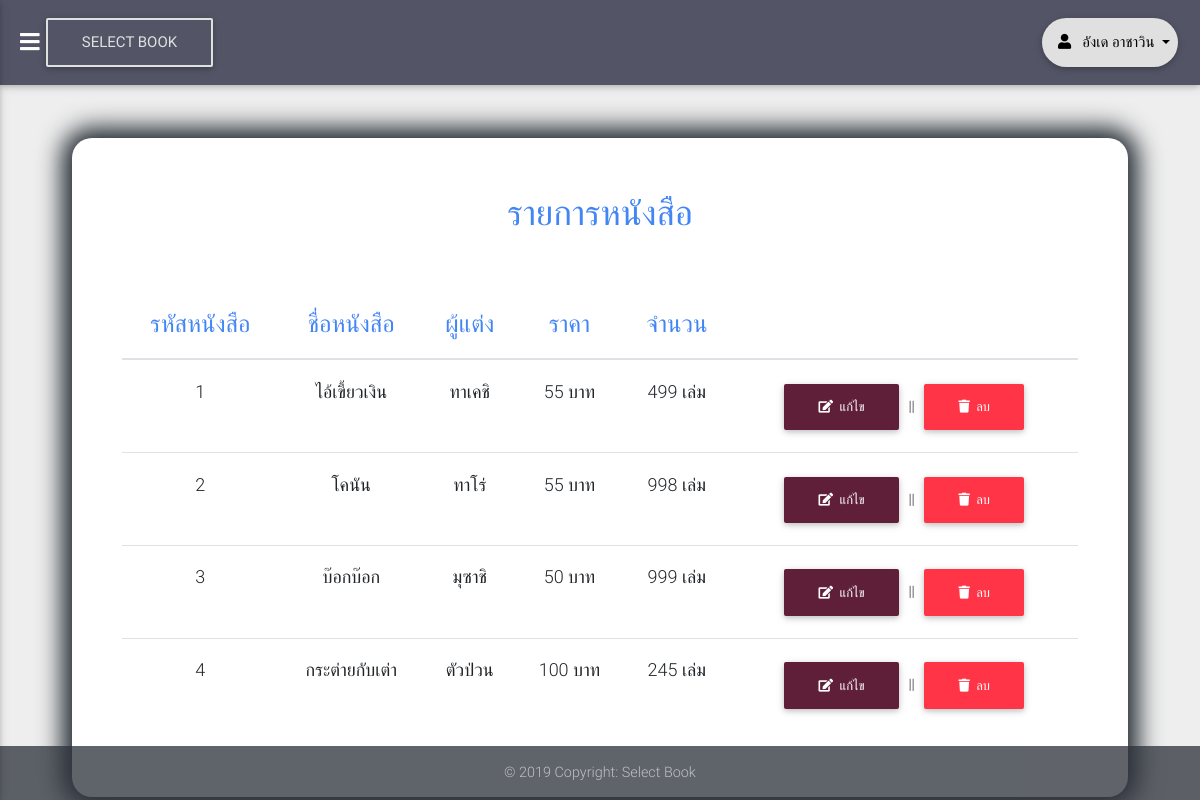
The app's page /employee/employee_home.php (signed in) with its own data.
### tables this page shows
CREATE TABLE `employee` (
  `e_id` varchar(5) NOT NULL,
  `e_name` varchar(25) NOT NULL,
  `e_surname` varchar(25) NOT NULL,
  `e_address` varchar(25) NOT NULL,
  `e_district` varchar(25) NOT NULL,
  `e_province` varchar(25) NOT NULL,
  `e_postcode` int(5) NOT NULL,
  `e_tel` varchar(10) NOT NULL
);

CREATE TABLE `book` (
  `b_id` int(5) NOT NULL,
  `b_name` varchar(30) NOT NULL,
  `b_author` varchar(25) NOT NULL,
  `b_price` int(5) NOT NULL,
  `b_stock` int(5) NOT NULL
);

### employee/employee_home.php (the view, shortened to what this page needs)
<?php
	include '../connect.php';
	if (empty($_SESSION['e_id'])) {
		setcookie('login_error',1,time()+5,'/');
		echo "<script type='text/javascript'> window.location.href = '../index.php';</script>";
	} else {
	$stmt=$pdo->prepare("SELECT * FROM book");
	$stmt->execute();
	$stmt2=$pdo->prepare("SELECT * FROM employee WHERE e_id = ?");
	$stmt2->bindParam(1,$_SESSION['e_id']);
	$stmt2->execute();
	$user=$stmt2->fetch();
?>
	<!DOCTYPE html>
	<html>
	<head>
	  	<link rel="stylesheet" href="https://use.fontawesome.com/releases/v5.8.1/css/all.css">
	  	<link href="../css/bootstrap.min.css" rel="stylesheet">
	  	<link href="../css/mdb.min.css" rel="stylesheet">
	  	<link href="../css/style.css" rel="stylesheet">
	</head>
	<body class="fixed-sn pink-skin" style="background-color: #eeeeee;">
    <header>
        <nav class="navbar fixed-top navbar-toggleable-md navbar-expand-lg scrolling-navbar double-nav">
            <div class="float-left">
                <a href="#" data-activates="slide-out" class="button-collapse"><i class="fas fa-bars"></i></a>
            </div>
            <div class="breadcrumb-dn mr-auto">
                <a href="employee_home.php" class="btn btn-outline-light"> Select Book </a>
            </div>
            <ul class="nav navbar-nav nav-flex-icons ml-auto">
                <li class="nav-item dropdown">
			        <a class="nav-link dropdown-toggle btn btn-light btn-rounded waves-effect" id="navbarDropdownMenuLink-4" data-toggle="dropdown"
			          aria-haspopup="true" aria-expanded="false">&nbsp;
			          <i class="fas fa-user"></i>&nbsp;&nbsp; <?=$_SESSION['e_name']?> <?=$user['e_surname']?>&nbsp;</a>
		      </li>
            </ul>
        </nav>
    </header>
    <main>
    	<div class="container-fluid" style="background-color: #ffffff; border-radius: 20px; padding: 20px;box-shadow: 0px 0px 25px 10px #1e272e; margin-top: 50px; padding: 50px;">
    		<div class="form-group  text-center ">
    			<label class="text-primary" style="font-size: 35px;"> รายการหนังสือ </label>
    		</div><br>
    		<div class="table-responsive text-nowrap">
    			<table class="table table-hover">
					<thead class="text-primary  text-center">
						<tr>
							<th style="font-size: 24px;">รหัสหนังสือ</th>
							<th style="font-size: 24px;">ชื่อหนังสือ</th>
							<th style="font-size: 24px;">ผู้แต่ง</th>
							<th style="font-size: 24px;">ราคา</th>
							<th style="font-size: 24px;">จำนวน</th>
							<th></th>
						</tr>
					</thead>
					<tbody class=" text-center">
						<?php
							while ($bookList=$stmt->fetch()) { ?>
								<tr>
									<td style="font-size: 18px;"> <?=$bookList['b_id']?> </td>
									<td style="font-size: 18px;"><?=$bookList['b_name']?></td>
									<td style="font-size: 18px;"><?=$bookList['b_author']?></td>
									<td style="font-size: 18px;"><?=$bookList['b_price']?> บาท</td>
									<td style="font-size: 18px;"><?=$bookList['b_stock']?> เล่ม</td>
									<td>
										<button class="btn btn-primary" data-target="#edit_book<?=$bookList['b_id']?>" data-toggle="modal"><i class="fas fa-edit"></i>&nbsp; แก้ไข</button> || <button class="btn btn-danger"data-target="#delete_book<?=$bookList['b_id']?>" data-toggle="modal"><i class="fas fa-trash"></i>&nbsp; ลบ</button>
									</td>
								</tr>
							<?php }
						?>
					</tbody>
				</table>
    		</div>
		</div>
    </main>
    <footer class="page-footer font-small fixed-bottom" style="background: rgba(62, 69, 81, 0.7);">
      <div class="footer-copyright text-center py-3">
        © 2019 Copyright: Select Book
      </div>
    </footer>
	</body>
	</html>
<?php
	}
?>

### records on screen
employee: e_surname "อาชาวิน"
book: b_id "1", b_name "ไอ้เขี้ยวเงิน", b_author "ทาเคชิ", b_price "55", b_stock "499"
book: b_id "2", b_name "โคนัน", b_author "ทาโร่", b_price "55", b_stock "998"
book: b_id "3", b_name "บ๊อกบ๊อก", b_author "มุซาชิ", b_price "50", b_stock "999"
book: b_id "4", b_name "กระต่ายกับเต่า", b_author "ตัวป่วน", b_price "100", b_stock "245"

### other values on screen
$_SESSION['e_name'] "อังเด"
